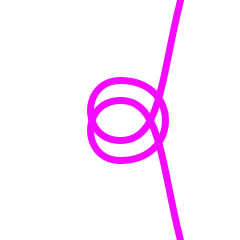
Frame 1 (no input)
Frame 60 (the mouse pressed at the canvas centre just before this capture): identical to frame 1, image omitted
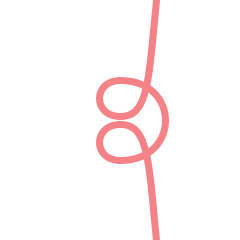
Frame 120 (the mouse held since frame 60 and released just before this capture)

The Processing sketch that drew these frames (run headless with seeded random() and noise(); from frame 60 on, the mouse is pressed at the canvas centre):

// Processing sketch: processing_134403
// ── processing_134403.pde

/*
 *Yueping Wang, Febuary 17, 2014;
 *"Bezier knot"
 *Homework for Flipped Coding, RISD ID, Spring 2014
 *Please move the cursor to alter the knot.
 */

void setup(){
  size(240,240);
  background(255);
  
}

void draw(){
  background(255);
  noFill();
  strokeWeight(7);
  stroke(244, mouseX+10, -mouseY+255);
  bezier(120,160, 180,160, 180,80, 120,80);
  bezier(120,80, 80+mouseX/10,80, 80+mouseX/10,140-mouseX/5, 120,140-mouseX/5);
  bezier(120,140-mouseX/5, 160-mouseX/10,140-mouseX/5, 160-mouseX/10,80, 180-mouseX/5,0); 
  bezier(120,160, 80+mouseX/10,160, 80+mouseX/10,100+mouseX/5, 120,100+mouseX/5);
  bezier(120,100+mouseX/5, 160-mouseX/10,100+mouseX/5, 160-mouseX/10,160, 180-mouseX/5,240); 
}
